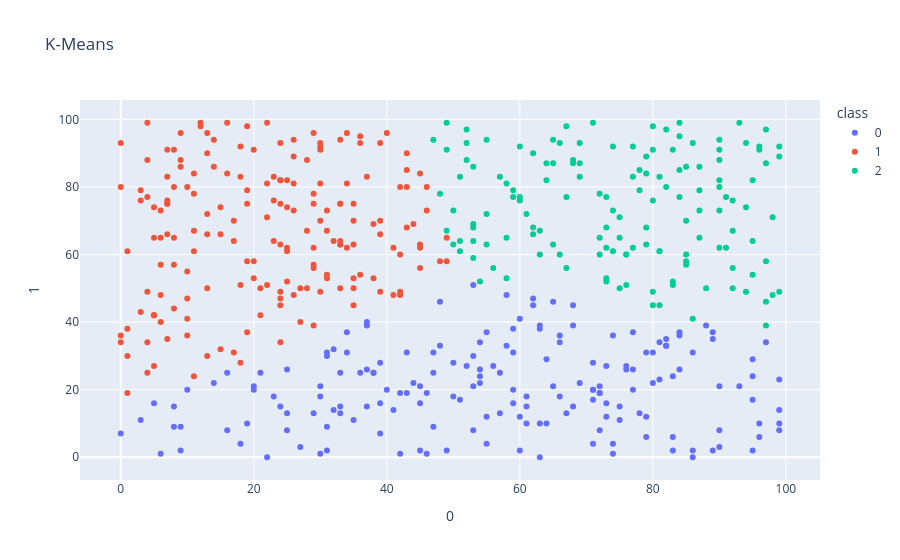

The cell this chart's notebook holds for it:
### Code cell
px.scatter(xdf,x=0,y=1,color='class', title='K-Means')

### Figure 1 — Plotly figure (JSON) as saved in the notebook; plotly's stock layout.template omitted (floating-point values rounded to 4 significant figures; data arrays with more than 128 entries replaced by an {"elided": "..."} marker saying what was removed)
{"data": [{"hovertemplate": "class=0<br>0=%{x}<br>1=%{y}<extra></extra>", "legendgroup": "0", "marker": {"color": "#636efa", "symbol": "circle"}, "mode": "markers", "name": "0", "orientation": "v", "showlegend": true, "type": "scatter", "x": {"elided": "177 int values"}, "xaxis": "x", "y": {"elided": "177 int values"}, "yaxis": "y"}, {"hovertemplate": "class=1<br>0=%{x}<br>1=%{y}<extra></extra>", "legendgroup": "1", "marker": {"color": "#EF553B", "symbol": "circle"}, "mode": "markers", "name": "1", "orientation": "v", "showlegend": true, "type": "scatter", "x": {"elided": "181 int values"}, "xaxis": "x", "y": {"elided": "181 int values"}, "yaxis": "y"}, {"hovertemplate": "class=2<br>0=%{x}<br>1=%{y}<extra></extra>", "legendgroup": "2", "marker": {"color": "#00cc96", "symbol": "circle"}, "mode": "markers", "name": "2", "orientation": "v", "showlegend": true, "type": "scatter", "x": {"elided": "142 int values"}, "xaxis": "x", "y": {"elided": "142 int values"}, "yaxis": "y"}], "layout": {"legend": {"title": {"text": "class"}, "tracegroupgap": 0}, "title": {"text": "K-Means"}, "xaxis": {"anchor": "y", "domain": [0, 1], "title": {"text": "0"}}, "yaxis": {"anchor": "x", "domain": [0, 1], "title": {"text": "1"}}}}
